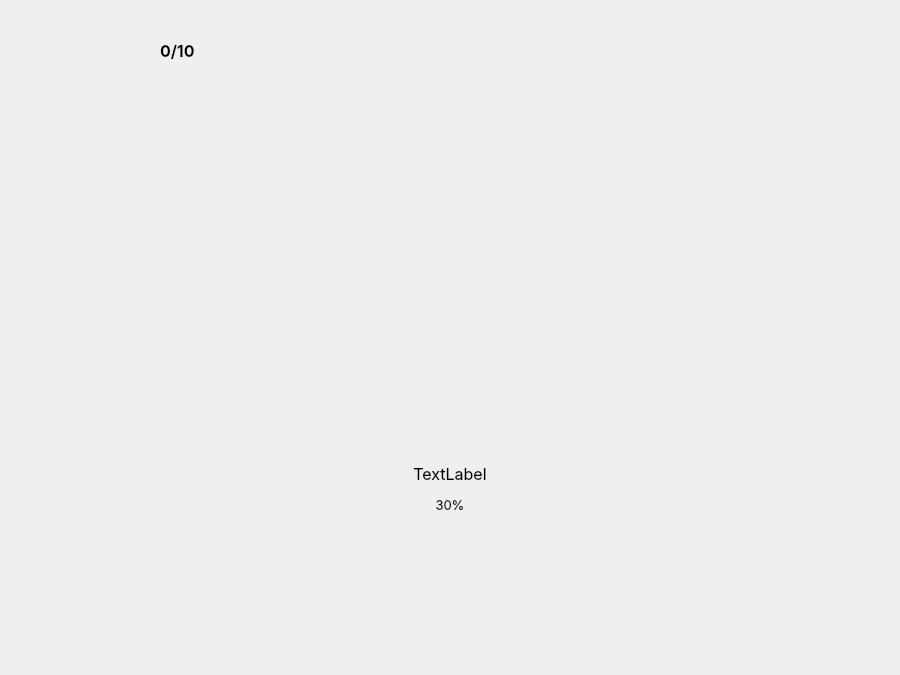
<?xml version="1.0" encoding="UTF-8"?>
<ui version="4.0">
 <class>MainWindow</class>
 <widget class="QMainWindow" name="MainWindow">
  <property name="geometry">
   <rect>
    <x>0</x>
    <y>0</y>
    <width>900</width>
    <height>675</height>
   </rect>
  </property>
  <property name="windowTitle">
   <string>MainWindow</string>
  </property>
  <widget class="QWidget" name="centralwidget">
   <widget class="QLabel" name="label">
    <property name="geometry">
     <rect>
      <x>0</x>
      <y>0</y>
      <width>900</width>
      <height>675</height>
     </rect>
    </property>
    <property name="text">
     <string/>
    </property>
    <property name="pixmap">
     <pixmap>main bg.svg</pixmap>
    </property>
   </widget>
   <widget class="QLabel" name="label_2">
    <property name="geometry">
     <rect>
      <x>45</x>
      <y>45</y>
      <width>112</width>
      <height>13</height>
     </rect>
    </property>
    <property name="text">
     <string/>
    </property>
    <property name="pixmap">
     <pixmap>filereceive/SVG/filesreceived.svg</pixmap>
    </property>
   </widget>
   <widget class="QLabel" name="label_3">
    <property name="geometry">
     <rect>
      <x>370</x>
      <y>230</y>
      <width>160</width>
      <height>214</height>
     </rect>
    </property>
    <property name="text">
     <string/>
    </property>
    <property name="pixmap">
     <pixmap>filereceive/SVG/filesvg.svg</pixmap>
    </property>
   </widget>
   <widget class="QLabel" name="filename">
    <property name="geometry">
     <rect>
      <x>0</x>
      <y>458</y>
      <width>900</width>
      <height>31</height>
     </rect>
    </property>
    <property name="font">
     <font>
      <family>SF Pro Display</family>
      <pointsize>12</pointsize>
      <weight>50</weight>
      <bold>false</bold>
     </font>
    </property>
    <property name="styleSheet">
     <string notr="true">color:&quot;#dddddd&quot;</string>
    </property>
    <property name="text">
     <string>TextLabel</string>
    </property>
    <property name="alignment">
     <set>Qt::AlignCenter</set>
    </property>
   </widget>
   <widget class="QLabel" name="filecount">
    <property name="geometry">
     <rect>
      <x>160</x>
      <y>35</y>
      <width>100</width>
      <height>31</height>
     </rect>
    </property>
    <property name="font">
     <font>
      <family>SF Pro Display</family>
      <pointsize>12</pointsize>
      <weight>75</weight>
      <bold>true</bold>
     </font>
    </property>
    <property name="styleSheet">
     <string notr="true">color:&quot;#dddddd&quot;</string>
    </property>
    <property name="text">
     <string>0/10</string>
    </property>
    <property name="alignment">
     <set>Qt::AlignLeading|Qt::AlignLeft|Qt::AlignVCenter</set>
    </property>
   </widget>
   <widget class="QLabel" name="filepercent">
    <property name="geometry">
     <rect>
      <x>0</x>
      <y>490</y>
      <width>900</width>
      <height>31</height>
     </rect>
    </property>
    <property name="font">
     <font>
      <family>SF Pro Display</family>
      <pointsize>10</pointsize>
      <weight>50</weight>
      <bold>false</bold>
     </font>
    </property>
    <property name="styleSheet">
     <string notr="true">color:&quot;#dddddd&quot;</string>
    </property>
    <property name="text">
     <string>30%</string>
    </property>
    <property name="alignment">
     <set>Qt::AlignCenter</set>
    </property>
   </widget>
  </widget>
 </widget>
 <resources/>
 <connections/>
</ui>
